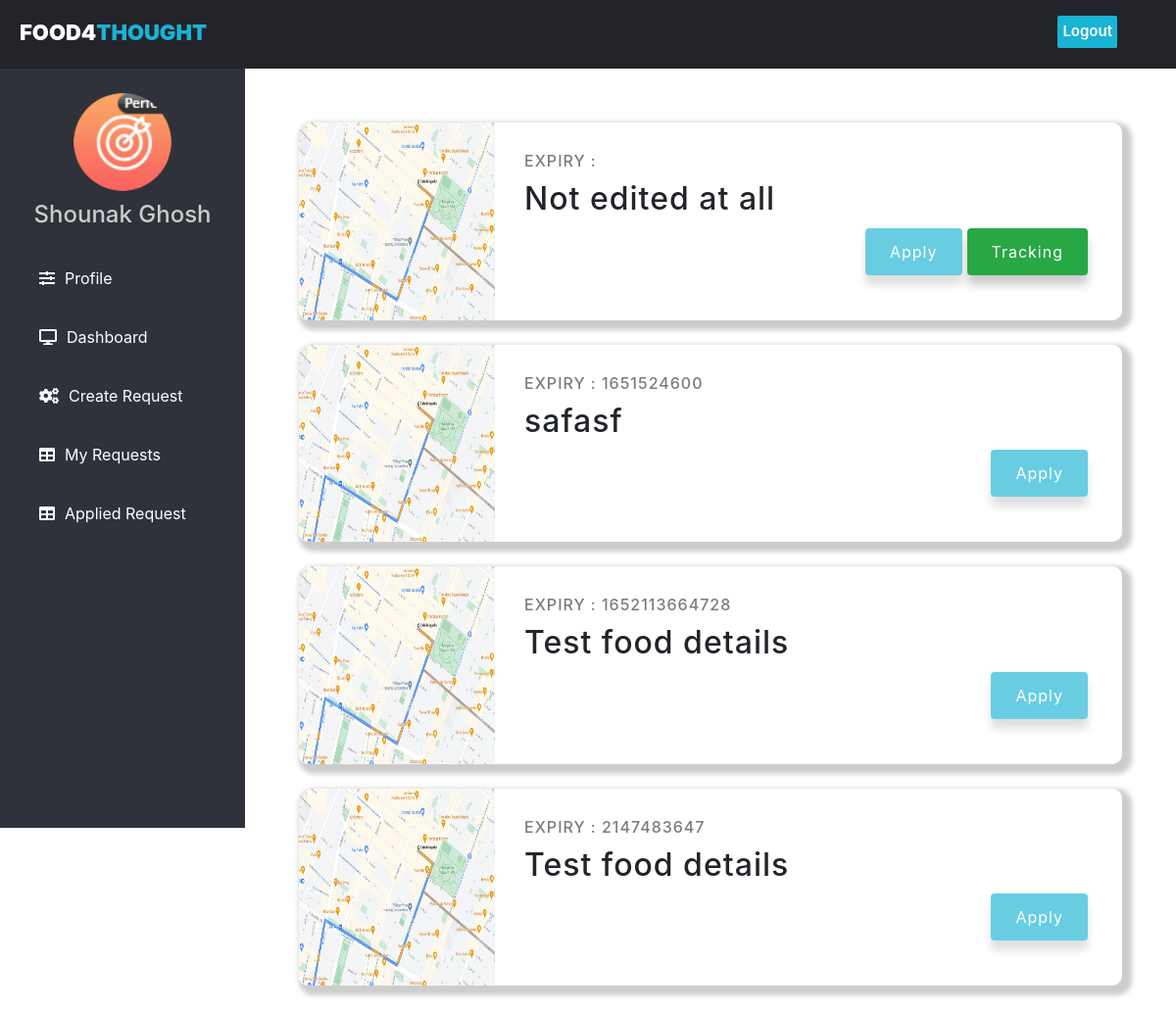
The app's page /dashboard.php (signed in) with its own data.
### tables this page shows
CREATE TABLE `users` (
  `id` int(11) NOT NULL,
  `name` varchar(100) NOT NULL,
  `email` varchar(100) NOT NULL,
  `password` varchar(100) NOT NULL,
  `pfp` varchar(255) DEFAULT NULL
);

CREATE TABLE `food` (
  `foodId` int(11) NOT NULL,
  `donorId` int(11) NOT NULL,
  `foodDetails` text DEFAULT NULL,
  `location` varchar(255) DEFAULT NULL,
  `expiry` bigint(20) DEFAULT NULL,
  `requestType` text DEFAULT NULL,
  `foodDisplayId` varchar(255) DEFAULT NULL
);

### dashboard.php (the view, shortened to what this page needs)
<?php
    include("connection.php");
    $myRequestGet = $_GET['myrequest']??null;
    $appliedRequestFromGet = $_GET['appliedrequest']??null;
    $query = $myRequestGet ? "select * from food where donorId=".$_SESSION['id']." ORDER BY foodId DESC" : ($appliedRequestFromGet ? "SELECT f.* FROM food f JOIN requests r ON r.foodId = f.foodId AND r.requestorId = ".$_SESSION['id'].";" : "select * from food where donorId!=".$_SESSION['id']." ORDER BY foodId DESC") ;
    $id=$_SESSION['id'];
    $result = mysqli_query($con,$query);
    $select = mysqli_query($con, "SELECT * FROM `users` WHERE id = '$id'") or die('query failed');
    if(mysqli_num_rows($select) > 0){
        $fetch = mysqli_fetch_assoc($select);
    }
    $appliedQuery = mysqli_query($con,'SELECT f.foodId,r.status,r.requestId
        from food f
        INNER JOIN requests r
        ON r.foodId = f.foodId AND r.requestorId = '.$_SESSION['id'].'
        ORDER BY f.foodId;
    ');
    $alreadyApplied = array();
    $isRequestApproved = array();
    $requestIdFoodIdMap = array();
    while($applied = mysqli_fetch_assoc($appliedQuery)){
        $alreadyApplied[] = $applied['foodId'];
        if($applied['status'] == 1) {
            $isRequestApproved[] = $applied['foodId'];
        }
        $requestIdFoodIdMap[$applied['foodId']] = $applied['requestId'];
    }
?>
<!DOCTYPE html>
<html lang="en" dir="ltr">
<head>
    <link rel="stylesheet" href="css/dashboard.css">
    <link rel="stylesheet" href="css/dashboard2.css">
    <link rel="stylesheet" href="css/my-login.css">
    <link rel="stylesheet" href="https://cdnjs.cloudflare.com/ajax/libs/font-awesome/5.12.1/css/all.min.css">
    <link rel="stylesheet" href="https://cdn.jsdelivr.net/npm/bootstrap@4.0.0/dist/css/bootstrap.min.css"
>
    <link rel="stylesheet" href="css/utils.css">
    <link rel="stylesheet" href="css/toast.css">
    <link rel="stylesheet"
        href="https://cdnjs.cloudflare.com/ajax/libs/jquery-datetimepicker/2.5.20/jquery.datetimepicker.css" />
    <link rel="stylesheet" href="https://cdn.jsdelivr.net/npm/bootstrap-icons@1.8.2/font/bootstrap-icons.css">
</head>
<body>
    <header class="mainhead">
        <div class="left_area">
            <h3 class="logo">Food4<span>Thought</span>
                </button></h3>
        </div>
        <div class="right_area">
            <a href="logout.php" class="logout_btn">Logout</a>
        </div>
    </header>
    <div class="wrapper">
        <div class="sidebar" id="sidebar">
            <center>
                <?php
         if($fetch['pfp'] == ''){
            echo '<img src="images/default-avatar.png" class="profile_image" alt="">
            ';
         }else{
            echo '<img src="uploaded_img/'.$fetch['pfp'].'" class="profile_image" alt="">
            ';
         }
         ?>
                <h4>
                    <?php
				  echo  $_SESSION['name'];
                  ?>
                </h4>
            </center>
            <a href="profile.php"><i class="fas fa-sliders-h"></i><span>Profile</span></a>
            <a href="dashboard.php"><i class="fas fa-desktop"></i><span>Dashboard</span></a>
            <a href="request.php"><i class="fas fa-cogs"></i><span>Create Request</span></a>
            <a href="dashboard.php?myrequest=true"><i class="fas fa-table"></i><span>My Requests</span></a>
            <a href="dashboard.php?appliedrequest=true"><i class="fas fa-table"></i><span>Applied Request</span></a>
        </div>
        <div id="box" class="container-1">
            <?php while($rows=mysqli_fetch_assoc($result)){?>
            <div class="courses-container">
                <div class="course">
                    <div class="course-preview" data="<?php echo $rows['location']; ?>">
                        <img src="img/map.jpg" height="100%" width="200">
                    </div>
                    <div class="course-info">
                        <h6>Expiry : <?php echo $rows['expiry']; ?></h6>
                        <h2><?php echo $rows['foodDetails']; ?></h2>
                        <p class="mobile-1">
                            <?php if($rows['donorId']==$_SESSION['id']) { ?>
                            <?php $ajaxData = $rows?>
                            <button class="btn btn-apply-edit" id="editButton" data-toggle="modal"
                                data-target="#editModal"
                                data-ajax-data="<?php echo htmlentities(json_encode($ajaxData)) ?>">Edit</button>
                            <?php } else { ?>
                                <?php $ajaxData = ['foodDisplayId' => $rows['foodDisplayId'], 'foodId' => $rows['foodId']]?>
                                <button class="btn btn-apply-edit" id="applyButton" data-toggle="modal"
                                data-target="#applyModal"
                                data-ajax-data="<?php echo htmlentities(json_encode($ajaxData)) ?>"
                                <?php if(in_array($rows['foodId'],$alreadyApplied)) { echo 'disabled'; } else { echo ''; } ?>>Apply</button>
                            <?php } ?>
                            <?php if(in_array($rows['foodId'],$isRequestApproved)) { echo '<button class="btn btn-view-edit btn-success" id="trackingButton" data-toggle="modal" data-ajax-data="'.$requestIdFoodIdMap[$rows['foodId']].'">Tracking</button>'; } else { echo ''; } ?>
                        </p>
                    </div>
                </div>
            </div>
            <?php } ?>
        </div>
</body>
</html>

### css/dashboard.css (style rules this page uses)
body { margin: 0; padding: 0; font-family: "Roboto", sans-serif; height: 100%; }
header { position: fixed; background: #22242a; padding: 20px; top: 0; left: 0; width: 100%; height: 70px; z-index: 2; }
.left_area h3 { color: #fff; margin: 0; text-transform: uppercase; font-size: 22px; font-weight: 900; }
.left_area span { color: #19b3d3; }
.logout_btn { padding: 5px; background: #19b3d3; text-decoration: none; float: right; margin-top: -30px; margin-right: 40px; border-radius: 2px; font-size: 15px; font-weight: 600; color: #fff; transition: 0.5s; transition-property: background; }
.sidebar { position: fixed; background: #2f323a; margin-top: 45px; padding-top: 50px; color: #fff; transition: all 0.3s; height: 100vh; width: 250px; }
.sidebar .profile_image { width: 100px; height: 100px; border-radius: 100px; margin-bottom: 10px; }
.sidebar h4 { color: #ccc; margin-top: 0; margin-bottom: 20px; }
.sidebar a { color: #fff; display: block; width: 100%; line-height: 60px; text-decoration: none; padding-left: 40px; box-sizing: border-box; transition: 0.5s; transition-property: background; }
.sidebar i { padding-right: 10px; }
.container-1 { position: relative; top: 70px; padding: 30px; left: 250px; width: calc(100% - 250px); }
.course { background-color: #fff; border-radius: 10px; box-shadow: 5px 5px 5px 5px rgba(0, 0, 0, 0.2); display: flex; max-width: 100%; margin: 25px; overflow: hidden; }
.course h6 { opacity: 0.6; margin: 0; letter-spacing: 1px; text-transform: uppercase; }
.course h2 { letter-spacing: 1px; margin: 10px 0; }
.course-preview { background-color: #ffffff; color: #fff; max-width: 250px; }
.course-info { padding: 30px; position: relative; width: 100%; }
.btn.btn-apply-edit, .btn.btn-view-edit { border: 0; box-shadow: 0 10px 10px rgba(0, 0, 0, 0.2); color: #fff; font-size: 16px; padding: 12px 25px; letter-spacing: 1px; margin-right: 5px; }
.btn.btn-apply-edit { background-color: #19b3d3; }
.mobile-1 { display: flex; justify-content: flex-end; }

### css/my-login.css (style rules this page uses)
html, body { height: 100%; }

### css/utils.css (style rules this page uses)
.logo { max-width: 30%; }

### records on screen
users: pfp (picture)
food: foodDetails "Not edited at all"
food: expiry "1651524600", foodDetails "safasf"
food: expiry "1652113664728", foodDetails "Test food details"
food: expiry "2147483647", foodDetails "Test food details"

### other values on screen
$_SESSION['name'] "Shounak Ghosh"
